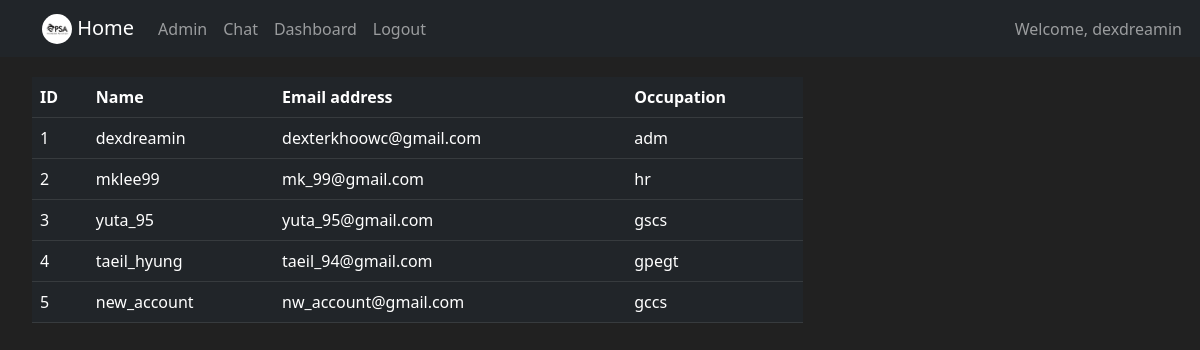
The page /admin (signed in) on the database its author committed.
### tracker/models.py (models this page shows, shortened)
class User(db.Model, UserMixin):
    id = db.Column(db.Integer(), primary_key=True)
    username = db.Column(db.String(length=30), nullable=False, unique=True)
    email_address = db.Column(db.String(length=50), nullable=False, unique=True)
    password_hash = db.Column(db.String(length=60), nullable=False)
    occupation = db.Column(db.String(length=60), nullable=False)
    @property
    def password(self):
        return self.password
    @password.setter
    def password(self, plain_text_password):
        self.password_hash = bcrypt.generate_password_hash(plain_text_password).decode('utf-8')

### tracker/routes.py (the view)
@app.route('/admin')
@login_required
def admin_page():
    id = current_user.id
    user_id = User.query.order_by(User.id).all()
    if id == 1:
        return render_template("admin_page.html", user_id=user_id)
    else:
        flash("Sorry you must be admin!", category="warning")
        return redirect(url_for('user_dashboard'))

### tracker/models.py (called while the page is built)
@login_manager.user_loader
def load_user(user_id):
    return User.query.get(int(user_id))

### tracker/templates/admin_page.html (shortened to what this page needs)
{% extends "base.html" %}
{% block content %}
<div class="row" style="margin-top:20px; margin-left:20px">
    <div class="col-8">
        <table class="table table-hover table-dark">
            <thead>
                <tr>
                    <th scope="col">ID</th>
                    <th scope="col">Name</th>
                    <th scope="col">Email address</th>
                    <th scope="col">Occupation</th>
                </tr>
            </thead>
            <tbody>
                {% for user in user_id %}
                <tr>
                    <td>{{user.id}}</td>
                    <td>{{user.username}}</td>
                    <td>{{user.email_address}}</td>
                    <td>{{user.occupation}}</td>
                </tr>
                {% endfor %}
            </tbody>
        </table>
    </div>
{% endblock %}

### tracker/templates/base.html (shortened to what this page needs)
<!doctype html>
<html lang="en">
   <head>
      <link href="https://cdn.jsdelivr.net/npm/bootstrap@5.2.1/dist/css/bootstrap.min.css" rel="stylesheet">
      <link rel="stylesheet" href="{{ url_for('static', filename='styles/login.css') }}">
   </head>
   <body>
    <nav class="navbar navbar-expand-md navbar-dark bg-dark">
    <div class="container">
      <a class="navbar-brand" href="{{ url_for('home_page') }}">
        <img id="logo" class="d-inline-block align-text-top" src="{{ url_for('static', filename='images/psa_logo.webp') }}" width="30px" height="30px" alt="">
        Home
      </a>
      <div class="collapse navbar-collapse" id="navbarToggleExternalContent">
        {% if current_user.is_authenticated %}
          <ul class="navbar-nav">
              {% if current_user.id == 1 %}
                <li class="nav-item">
                  <a class="nav-link" href="{{ url_for('admin_page') }}">Admin</a>
                </li>
              {% endif %}
              <li class="nav-item">
                <a class="nav-link" href="{{ url_for('chat') }}">Chat</a>
              </li>
              <li class="nav-item">
                <a class="nav-link" href="{{ url_for('user_dashboard') }}">Dashboard</a>
              </li>
              <li class="nav-item" id="logout">
                  <a class="nav-link" href="{{ url_for('logout_page') }}">Logout</a>
              </li>
              <li class="nav-item" id="greeting">
                  <a class="nav-link">Welcome, {{ current_user.username }}</a>
              </li>
          </ul>
        {% endif %}
        </div>
      </nav>
        {% block content %}
        {% endblock %}
   </body>
</html>

### tracker/static/styles/login.css (style rules this page uses)
body { background-color: #212121; color: white }
#greeting { position: absolute; right: 10px; }
#logo { border-radius: 50%; }

### rows shown on the page
User: username "dexdreamin", id "1", email_address "dexterkhoowc@gmail.com", occupation "adm"
User: id "2", username "mklee99", email_address "mk_99@gmail.com", occupation "hr"
User: id "3", username "yuta_95", email_address "yuta_95@gmail.com", occupation "gscs"
User: id "4", username "taeil_hyung", email_address "taeil_94@gmail.com", occupation "gpegt"
User: id "5", username "new_account", email_address "nw_account@gmail.com", occupation "gccs"
